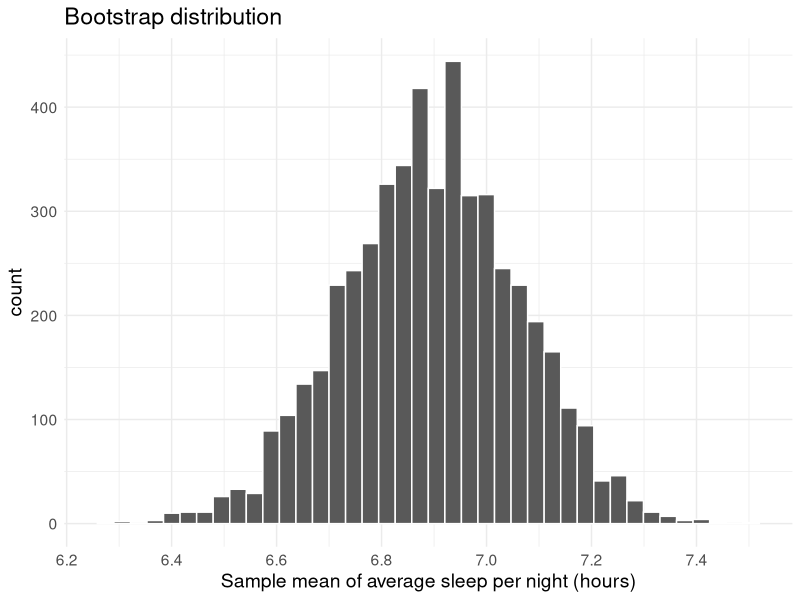
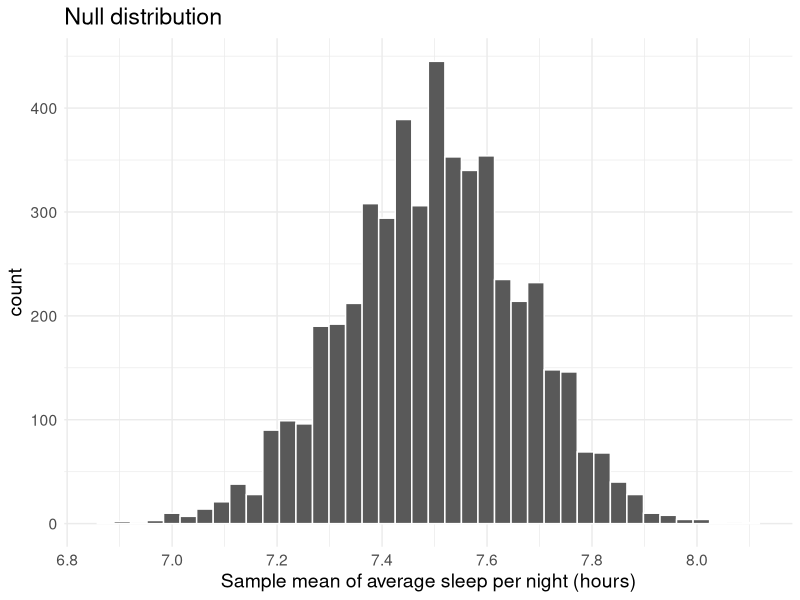
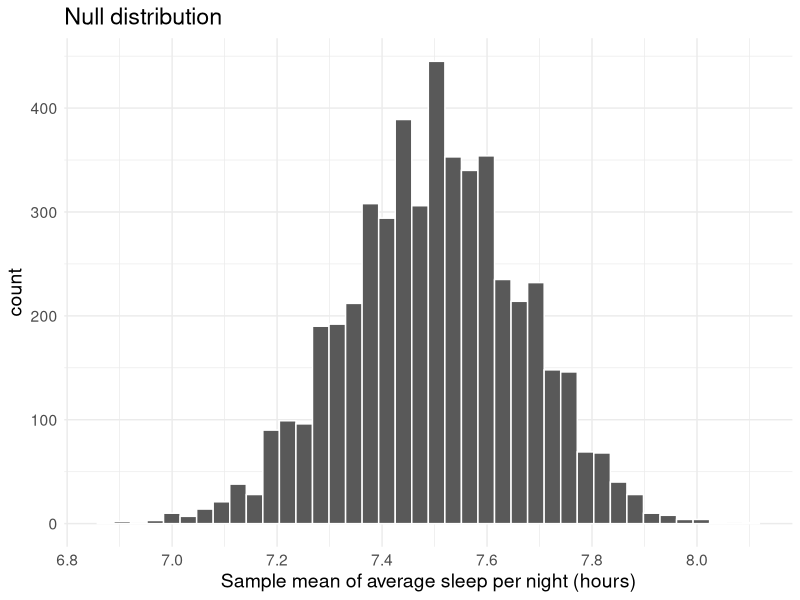

Write the R code that produced these figures, in order.
## ---- chunk 1
library(tidyverse)
dat <- read_csv("../data/stat201_data.csv")
sleep <- dat$avg_sleep
n <- length(sleep)
xbar <- round(mean(sleep), 3)
set.seed(123)
## ---- chunk 2
B <- 5000
boot_means <- rep(NA, B)
for(b in 1:B){
  x_boot <- sample(sleep, n, replace = T)
  boot_means[b] <- mean(x_boot)
}
## ---- chunk 3
p1 <- data.frame(means = boot_means) |>
  ggplot(aes(x = means)) +
  geom_histogram(col = "white", bins = 40) +
  labs(x = "Sample mean of average sleep per night (hours)", title = "Bootstrap distribution") +
  theme_minimal()+
  theme(text = element_text(size = 14))+
  scale_x_continuous(n.breaks = 8) 
p1
## ---- chunk 4
#| code-line-numbers: true
mu0 <- 7.5

# xbar stores observed sample mean
shift <- xbar - mu0

# boot_means is a vector holding B bootstrapped sample means
null_dist <- boot_means - shift
## ---- chunk 5
null_dist_df <- data.frame(means = null_dist) |>
  mutate(extreme = (means <= mu0 + shift) | (means >= mu0 - shift)  )
p2 <-  null_dist_df |>
  ggplot(aes(x = means)) +
  geom_histogram(col = "white", bins = 40) +
  labs(x = "Sample mean of average sleep per night (hours)", title = "Null distribution")  +
  theme_minimal()+
  theme(text = element_text(size = 14))+
  scale_x_continuous(n.breaks = 8) 
p2
## ---- chunk 6
p2
